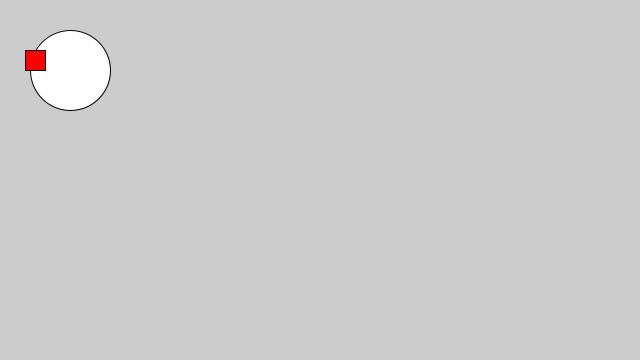
Frame 1 (no input)
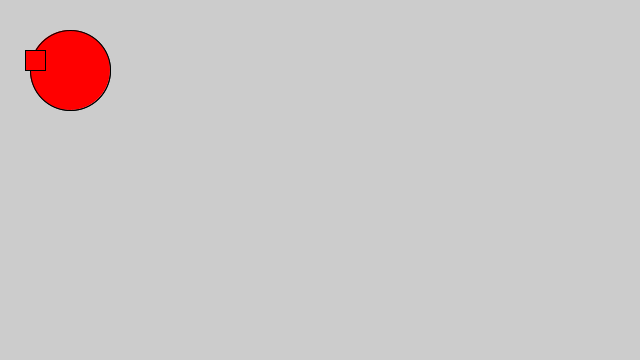
Frame 2 (the mouse pressed at the canvas centre, redrawn once)

The Processing sketch that drew these frames (run headless with seeded random() and noise(); the mouse was pressed at the canvas centre and the sketch redrawn once):

// Processing sketch: processing_simpelt_polyformi_eksempel
// ── processing_simpelt_polyformi_eksempel.pde
//Forklar hvad er polymorfi. Hvad menes med polymorfe referencer? 
//Hvad er overloading (polymorfe metoder). Eksemplificer med kode eksempler.

//Eksempel på polymorfi
Figur c = new Cirkel();
Figur f = new Firkant();

void setup() {
  size(640, 360);
  background(204);
  noLoop();
}

void draw() {
  c.tegn();
  f.tegn();
}

class Figur {
  public float x, y, radius;
  public int h, w, c;

  Figur() {
    radius = 40;
    x = width*0.25;
    y = height*0.5;
  }

  void tegn() {
    ellipse(x, y, radius*2, radius*2);
  }
}


class Cirkel extends Figur {
  Cirkel() {
    c = color(255, 0, 0);
    x = 70;
    y = 70;
  }

  public void tegn() {
    ellipse(x, y, radius*2, radius*2);
  }
}


class Firkant extends Figur {

  Firkant() {
    c = color(255, 0, 0);
    h = 20;
    w = 20;
  }

  public void tegn() {
    fill(c);
    rect(x, y, h, w);
  }
}
